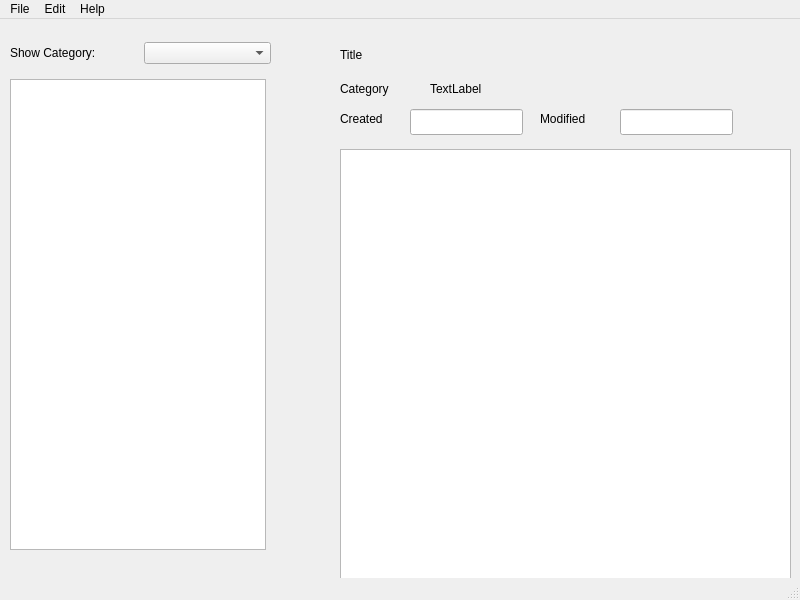
<?xml version="1.0" encoding="UTF-8"?>
<ui version="4.0">
 <class>MainWindow</class>
 <widget class="QMainWindow" name="MainWindow">
  <property name="geometry">
   <rect>
    <x>0</x>
    <y>0</y>
    <width>800</width>
    <height>600</height>
   </rect>
  </property>
  <property name="windowTitle">
   <string>MainWindow</string>
  </property>
  <widget class="QWidget" name="centralwidget">
   <widget class="QListWidget" name="listWidget">
    <property name="geometry">
     <rect>
      <x>10</x>
      <y>60</y>
      <width>256</width>
      <height>471</height>
     </rect>
    </property>
   </widget>
   <widget class="QLabel" name="label_2">
    <property name="geometry">
     <rect>
      <x>340</x>
      <y>20</y>
      <width>261</width>
      <height>31</height>
     </rect>
    </property>
    <property name="text">
     <string>Title</string>
    </property>
   </widget>
   <widget class="QLabel" name="label_3">
    <property name="geometry">
     <rect>
      <x>340</x>
      <y>60</y>
      <width>61</width>
      <height>20</height>
     </rect>
    </property>
    <property name="text">
     <string>Category</string>
    </property>
   </widget>
   <widget class="QLabel" name="label_4">
    <property name="geometry">
     <rect>
      <x>340</x>
      <y>90</y>
      <width>63</width>
      <height>20</height>
     </rect>
    </property>
    <property name="text">
     <string>Created</string>
    </property>
   </widget>
   <widget class="QLabel" name="label_5">
    <property name="geometry">
     <rect>
      <x>540</x>
      <y>90</y>
      <width>63</width>
      <height>20</height>
     </rect>
    </property>
    <property name="text">
     <string>Modified</string>
    </property>
   </widget>
   <widget class="QLineEdit" name="lineEdit">
    <property name="geometry">
     <rect>
      <x>410</x>
      <y>90</y>
      <width>113</width>
      <height>26</height>
     </rect>
    </property>
   </widget>
   <widget class="QTextEdit" name="textEdit">
    <property name="geometry">
     <rect>
      <x>340</x>
      <y>130</y>
      <width>451</width>
      <height>431</height>
     </rect>
    </property>
   </widget>
   <widget class="QWidget" name="layoutWidget">
    <property name="geometry">
     <rect>
      <x>10</x>
      <y>20</y>
      <width>261</width>
      <height>28</height>
     </rect>
    </property>
    <layout class="QHBoxLayout" name="horizontalLayout">
     <item>
      <widget class="QLabel" name="label">
       <property name="text">
        <string>Show Category:</string>
       </property>
      </widget>
     </item>
     <item>
      <widget class="QComboBox" name="comboBox"/>
     </item>
    </layout>
   </widget>
   <widget class="QLabel" name="label_categ">
    <property name="geometry">
     <rect>
      <x>430</x>
      <y>60</y>
      <width>191</width>
      <height>20</height>
     </rect>
    </property>
    <property name="text">
     <string>TextLabel</string>
    </property>
   </widget>
   <widget class="QLineEdit" name="lineEdit_2">
    <property name="geometry">
     <rect>
      <x>620</x>
      <y>90</y>
      <width>113</width>
      <height>26</height>
     </rect>
    </property>
   </widget>
  </widget>
  <widget class="QMenuBar" name="menubar">
   <property name="geometry">
    <rect>
     <x>0</x>
     <y>0</y>
     <width>800</width>
     <height>26</height>
    </rect>
   </property>
   <widget class="QMenu" name="menuFile">
    <property name="title">
     <string>File</string>
    </property>
    <addaction name="actionExit"/>
   </widget>
   <widget class="QMenu" name="menuEdit">
    <property name="title">
     <string>Edit</string>
    </property>
    <addaction name="actionAdd_Note"/>
    <addaction name="actionEdit_Note"/>
    <addaction name="actionRemove_Note"/>
   </widget>
   <widget class="QMenu" name="menuHelp">
    <property name="title">
     <string>Help</string>
    </property>
    <addaction name="actionAbout"/>
   </widget>
   <addaction name="menuFile"/>
   <addaction name="menuEdit"/>
   <addaction name="menuHelp"/>
  </widget>
  <widget class="QStatusBar" name="statusbar"/>
  <action name="actionExit">
   <property name="text">
    <string>Exit</string>
   </property>
  </action>
  <action name="actionAdd_Note">
   <property name="text">
    <string>Add Note</string>
   </property>
  </action>
  <action name="actionEdit_Note">
   <property name="text">
    <string>Edit Note</string>
   </property>
  </action>
  <action name="actionRemove_Note">
   <property name="text">
    <string>Remove Note</string>
   </property>
  </action>
  <action name="actionAbout">
   <property name="text">
    <string>About</string>
   </property>
  </action>
 </widget>
 <resources/>
 <connections/>
</ui>
